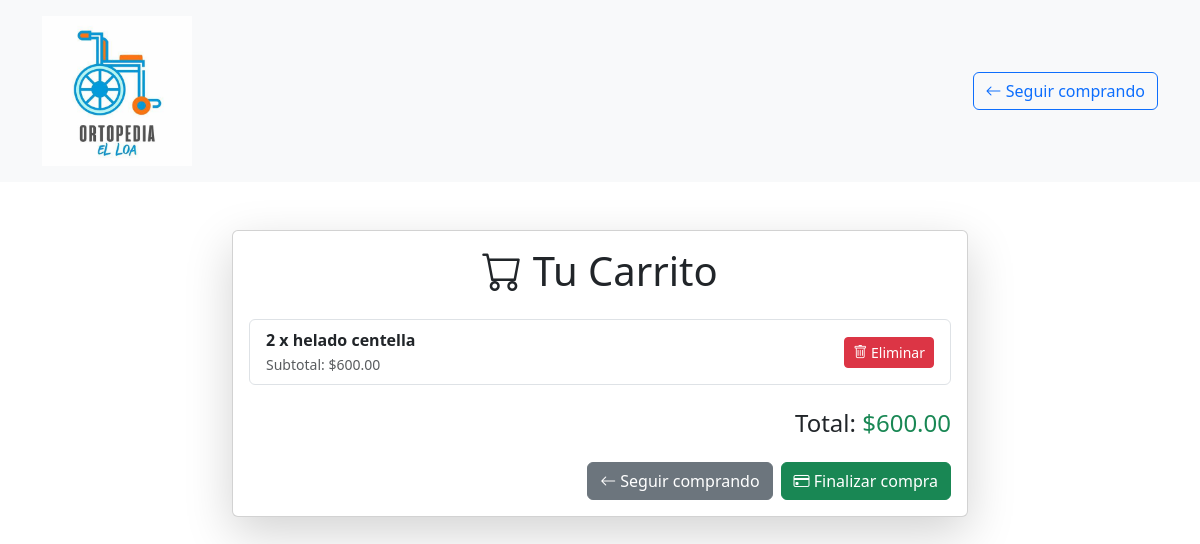
The page /carrito/carrito/ (signed in) on the database as committed earlier.
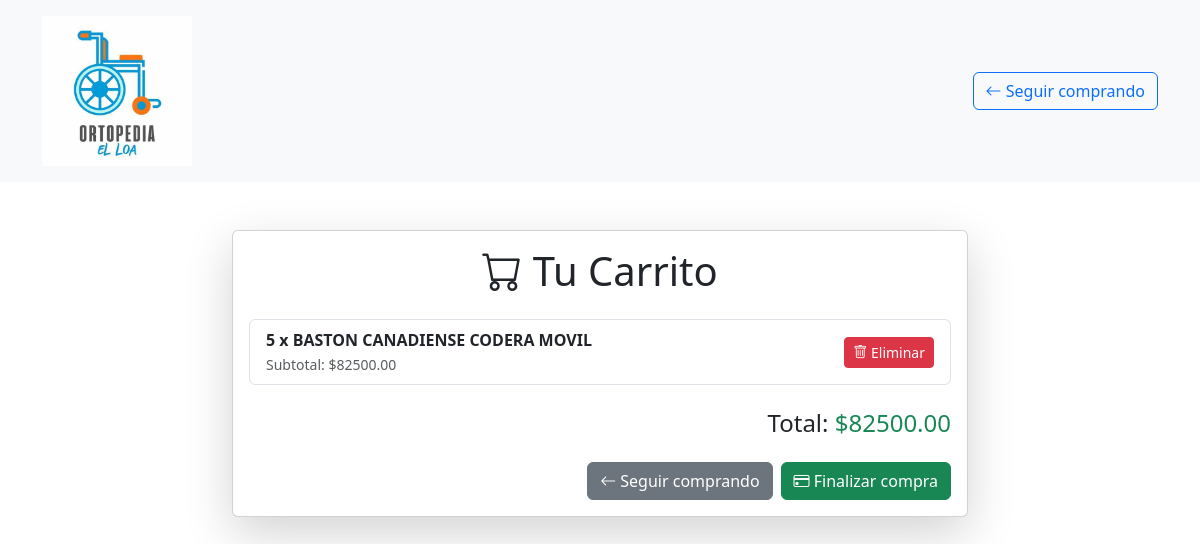
The same page on the database as committed later.
### carrito/models.py (models this page shows, shortened)
class ItemCarrito(models.Model):
    carrito = models.ForeignKey(Carrito, on_delete=models.CASCADE, related_name='items')
    producto = models.ForeignKey(Producto, on_delete=models.CASCADE)
    cantidad = models.PositiveIntegerField(default=1)
    agregado_en = models.DateTimeField(auto_now_add=True)
    def subtotal(self):
        return self.cantidad * self.producto.precio

### productos/models.py (models this page shows, shortened)
class Producto(models.Model):
    nombre = models.CharField(max_length=200)
    descripcion = models.TextField()
    precio = models.DecimalField(max_digits=10, decimal_places=2)
    stock = models.IntegerField()
    categoria = models.ForeignKey(Categoria, on_delete=models.CASCADE)
    imagen = models.ImageField(upload_to='productos/')

### carrito/views.py (the view)
# urls.py: path('carrito/', ver_carrito, name='ver_carrito'),
@csrf_exempt
def ver_carrito(request):
    carrito = obtener_o_crear_carrito(request)
    total = carrito.total()  # Llamar al método total() del modelo
    print(f"Total en carrito: {total}")
    for item in carrito.items.all():
        print(f"Producto: {item.producto.nombre}, Cantidad: {item.cantidad}, Subtotal: {item.subtotal()}")
    return render(request, 'carrito/ver_carrito.html', {'carrito': carrito, 'total': total})

### carrito/models.py (called while the page is built)
    def total(self):
        return sum(item.subtotal() for item in self.items.all())

### carrito/views.py (called while the page is built)
@csrf_exempt
def obtener_o_crear_carrito(request):
    if request.user.is_authenticated:
        carrito, created = Carrito.objects.get_or_create(usuario=request.user)
    else:
        session_key = request.session.session_key
        if not session_key:
            request.session.create()  # Crea una nueva sesión si no existe
            session_key = request.session.session_key
        carrito, created = Carrito.objects.get_or_create(session_key=session_key, usuario=None)
    return carrito

### carrito/templates/carrito/ver_carrito.html (shortened to what this page needs)
<!DOCTYPE html>
<html lang="es">
<head>
    <link href="https://cdn.jsdelivr.net/npm/bootstrap@5.3.0/dist/css/bootstrap.min.css" rel="stylesheet">
    <link rel="stylesheet" href="https://cdn.jsdelivr.net/npm/bootstrap-icons/font/bootstrap-icons.css">
</head>
<body>
    <header class="bg-light py-3 mb-4">
        <div class="container d-flex justify-content-between align-items-center">
            <div>
                {% load static %}
                <img src="{% static 'images/logotipo.webp' %}" alt="Logo" class="img-fluid" style="max-width: 150px;">
            </div>
            <a href="{% url 'productos_lista' %}" class="btn btn-outline-primary">
                <i class="bi bi-arrow-left"></i> Seguir comprando
            </a>
        </div>
    </header>
    <div class="container my-5">
        <div class="row">
            <div class="col-md-8 offset-md-2">
                <div class="card shadow-lg">
                    <div class="card-body">
                        <h1 class="card-title text-center mb-4"><i class="bi bi-cart"></i> Tu Carrito</h1>
                        {% if carrito.items.all %}
                        <ul class="list-group mb-4">
                            {% for item in carrito.items.all %}
                            <li class="list-group-item d-flex justify-content-between align-items-center">
                                <div>
                                    <strong>{{ item.cantidad }} x {{ item.producto.nombre }}</strong>
                                    <br>
                                    <small class="text-muted">Subtotal: ${{ item.subtotal }}</small>
                                </div>
                                <a href="{% url 'eliminar_del_carrito' item.id %}" class="btn btn-danger btn-sm">
                                    <i class="bi bi-trash"></i> Eliminar
                                </a>
                            </li>
                            {% endfor %}
                        </ul>
                        <h4 class="text-end">Total: <span class="text-success">${{ total }}</span></h4>
                        <div class="d-flex justify-content-end mt-4">
                            <a href="{% url 'productos_lista' %}" class="btn btn-secondary">
                                <i class="bi bi-arrow-left"></i> Seguir comprando
                            </a>
                            <a href="{% url 'procesar_compra' %}" class="btn btn-success ms-2">
                                <i class="bi bi-credit-card"></i> Finalizar compra
                            </a>
                        </div>
                        {% endif %}
                    </div>
                </div>
            </div>
        </div>
    </div>
</body>
</html>

Rows that differ between the two databases and show on the page:
removed ItemCarrito: cantidad "2", producto.nombre "helado centella", subtotal "600.00"
added ItemCarrito: cantidad "5", producto.nombre "BASTON CANADIENSE CODERA MOVIL", subtotal "82500.00"
Other text that changed with them:
{{ total }}: "600.00" → "82500.00"
